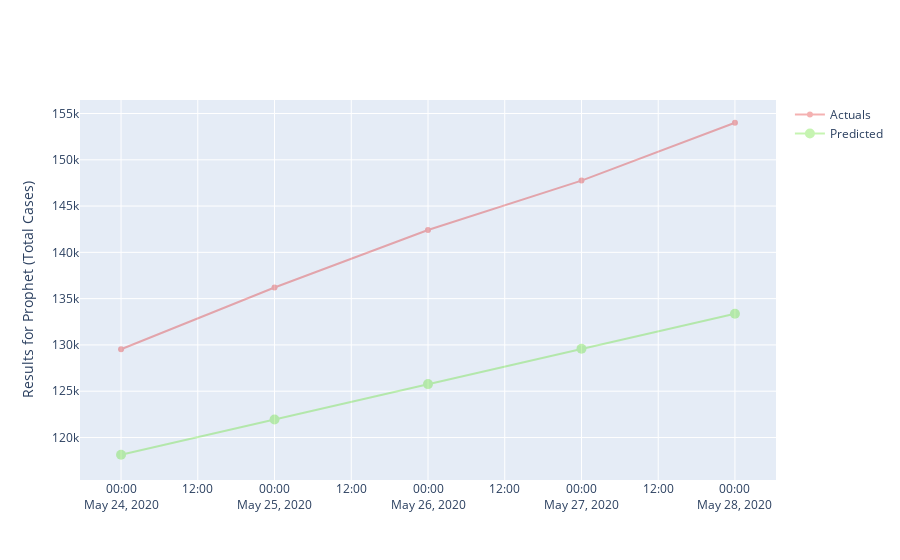

Source (notebook cell):
### Code cell
trace0 = go.Scatter(
        x = result_df['ds'],
        y = result_df['Actual'],
        mode = 'lines+markers',
        name='Actuals',
        line = dict(color = '#dd0000', shape = 'linear'),
        opacity = 0.3,
        connectgaps=True
)
trace1 = go.Scatter(
        x = result_df['ds'],
        y = result_df['yhat'],
        name='Predicted',
        mode = 'lines+markers',
        marker = dict(
            size = 10,
            color = '#44dd00'),
        opacity = 0.3    
)
data = [trace0, trace1]
layout = go.Layout(
    yaxis=dict(
        title="Results for Prophet (Total Cases)"
    )
)
fig = go.Figure(data=data, layout=layout)
fig.show()

### Figure 1 — Plotly figure (JSON) as saved in the notebook; plotly's stock layout.template omitted (floating-point values rounded to 4 significant figures)
{"data": [{"connectgaps": true, "line": {"color": "#dd0000", "shape": "linear"}, "mode": "lines+markers", "name": "Actuals", "opacity": 0.3, "type": "scatter", "x": ["2020-05-24T00:00:00", "2020-05-25T00:00:00", "2020-05-26T00:00:00", "2020-05-27T00:00:00", "2020-05-28T00:00:00"], "y": [129530, 136203, 142410, 147754, 154001]}, {"marker": {"color": "#44dd00", "size": 10}, "mode": "lines+markers", "name": "Predicted", "opacity": 0.3, "type": "scatter", "x": ["2020-05-24T00:00:00", "2020-05-25T00:00:00", "2020-05-26T00:00:00", "2020-05-27T00:00:00", "2020-05-28T00:00:00"], "y": [118100.0, 121900.0, 125800.0, 129600.0, 133400.0]}], "layout": {"yaxis": {"title": {"text": "Results for Prophet (Total Cases)"}}}}
